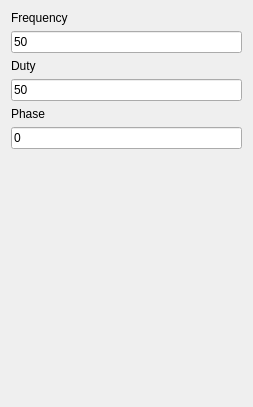
<?xml version="1.0" encoding="UTF-8"?>
<ui version="4.0">
 <class>ClockPatternUI</class>
 <widget class="QWidget" name="ClockPatternUI">
  <property name="geometry">
   <rect>
    <x>0</x>
    <y>0</y>
    <width>253</width>
    <height>407</height>
   </rect>
  </property>
  <property name="windowTitle">
   <string>Form</string>
  </property>
  <layout class="QGridLayout" name="gridLayout">
   <item row="4" column="1">
    <widget class="QLabel" name="label_3">
     <property name="text">
      <string>Phase</string>
     </property>
    </widget>
   </item>
   <item row="2" column="1">
    <widget class="QLabel" name="label_2">
     <property name="text">
      <string>Duty</string>
     </property>
    </widget>
   </item>
   <item row="6" column="1">
    <spacer name="verticalSpacer">
     <property name="orientation">
      <enum>Qt::Vertical</enum>
     </property>
     <property name="sizeHint" stdset="0">
      <size>
       <width>20</width>
       <height>40</height>
      </size>
     </property>
    </spacer>
   </item>
   <item row="1" column="1">
    <widget class="QLineEdit" name="frequency_LE">
     <property name="text">
      <string>50</string>
     </property>
    </widget>
   </item>
   <item row="3" column="1">
    <widget class="QLineEdit" name="duty_LE">
     <property name="text">
      <string>50</string>
     </property>
    </widget>
   </item>
   <item row="0" column="1">
    <widget class="QLabel" name="label">
     <property name="text">
      <string>Frequency</string>
     </property>
    </widget>
   </item>
   <item row="5" column="1">
    <widget class="QLineEdit" name="phase_LE">
     <property name="text">
      <string>0</string>
     </property>
    </widget>
   </item>
  </layout>
 </widget>
 <resources/>
 <connections/>
</ui>
